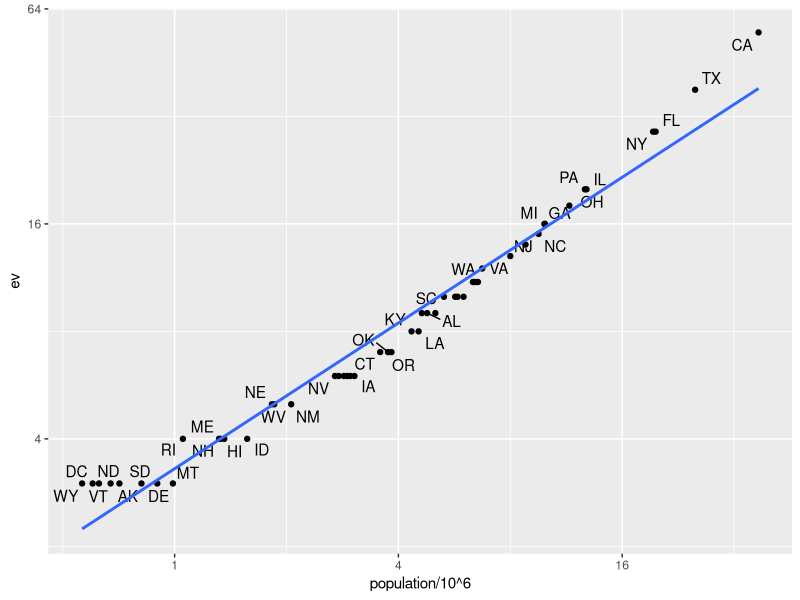

Generate this figure with R: (Note: this script raises an error after producing the figure.)
## ---- chunk 1
img_path <- "wrangling/img"
## ---- chunk 2
library(tidyverse)
library(dslabs)
data(murders)
head(murders)
## ---- chunk 3
data(polls_us_election_2016)
head(results_us_election_2016)
## ---- chunk 4
identical(results_us_election_2016$state, murders$state)
## ---- chunk 5
tab <- left_join(murders, results_us_election_2016, by = "state") %>%
  select(-others) %>% rename(ev = electoral_votes)
head(tab)
## ---- chunk 6
library(ggrepel)
tab %>% ggplot(aes(population/10^6, ev, label = abb)) +
  geom_point() +
  geom_text_repel() +
  scale_x_continuous(trans = "log2") +
  scale_y_continuous(trans = "log2") +
  geom_smooth(method = "lm", se = FALSE)
## ---- chunk 7
tab_1 <- slice(murders, 1:6) %>% select(state, population)
tab_1
tab_2 <- results_us_election_2016 %>%
  filter(state%in%c("Alabama", "Alaska", "Arizona",
                    "California", "Connecticut", "Delaware")) %>%
  select(state, electoral_votes) %>% rename(ev = electoral_votes)
tab_2
## ---- chunk 8
left_join(tab_1, tab_2, by = "state")
## ---- chunk 9
tab_1 %>% right_join(tab_2, by = "state")
## ---- chunk 10
inner_join(tab_1, tab_2, by = "state")
## ---- chunk 11
full_join(tab_1, tab_2, by = "state")
## ---- chunk 12
semi_join(tab_1, tab_2, by = "state")
## ---- chunk 13
anti_join(tab_1, tab_2, by = "state")
## ---- chunk 14
knitr::include_graphics(file.path(img_path,"joins.png"))
## ---- chunk 15
bind_cols(a = 1:3, b = 4:6)
## ---- chunk 16
tab_1 <- tab[, 1:3]
tab_2 <- tab[, 4:6]
tab_3 <- tab[, 7:8]
new_tab <- bind_cols(tab_1, tab_2, tab_3)
head(new_tab)
## ---- chunk 17
tab_1 <- tab[1:2,]
tab_2 <- tab[3:4,]
bind_rows(tab_1, tab_2)
## ---- chunk 18
intersect(1:10, 6:15)
## ---- chunk 19
intersect(c("a","b","c"), c("b","c","d"))
## ---- chunk 20
tab_1 <- tab[1:5,]
tab_2 <- tab[3:7,]
dplyr::intersect(tab_1, tab_2)
## ---- chunk 21
union(1:10, 6:15)
union(c("a","b","c"), c("b","c","d"))
## ---- chunk 22
tab_1 <- tab[1:5,]
tab_2 <- tab[3:7,]
dplyr::union(tab_1, tab_2)
## ---- chunk 23
setdiff(1:10, 6:15)
setdiff(6:15, 1:10)
## ---- chunk 24
tab_1 <- tab[1:5,]
tab_2 <- tab[3:7,]
dplyr::setdiff(tab_1, tab_2)
## ---- chunk 25
setequal(1:5, 1:6)
## ---- chunk 26
setequal(1:5, 5:1)
## ---- chunk 27
dplyr::setequal(tab_1, tab_2)
